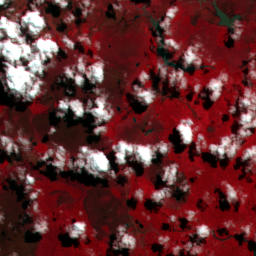
#> input picture thesis/figures/01_LR_input.png, 256 x 256 px, found by its file name
$ python make_results_gallery.py
#> lines starting #> are read from the running program, lines starting #| are printed output that depends on the picture
"""Compose the labelled EDN-S results gallery from real experiment outputs."""
import os
import numpy as np
from PIL import Image, ImageDraw, ImageFont

ROOT = os.path.dirname(os.path.dirname(os.path.abspath(__file__)))
FIG = os.path.join(ROOT, "results", "figures")
OUT = os.path.join(ROOT, "docs", "assets")
os.makedirs(OUT, exist_ok=True)

BG = (10, 20, 40)
TEXT = (240, 246, 255)
MUTED = (150, 176, 208)

PANEL = 400
GAP = 26
HEADER = 52
ROW_GAP = 42
FOOTER = 70
W = 4 * PANEL + 5 * GAP
H = HEADER + PANEL + ROW_GAP + HEADER + PANEL + FOOTER

bold = ImageFont.truetype(r"C:\Windows\Fonts\segoeuib.ttf", 22)
small = ImageFont.truetype(r"C:\Windows\Fonts\segoeui.ttf", 16)

items = [
    ("01_LR_input.png", "LR input", "256 x 256", Image.NEAREST),
    ("02_bicubic_SR.png", "Bicubic x4", "1024 x 1024", Image.LANCZOS),
    ("03_EDSR_SR.png", "EDN-S (EDSR-small) x4", "1024 x 1024", Image.LANCZOS),
    ("04_HR_reference.png", "HR reference", "1024 x 1024", Image.LANCZOS),
]

canvas = Image.new("RGB", (W, H), BG)
draw = ImageDraw.Draw(canvas)


def row(y, title_prefix=""):
#> called with y = 0, title_prefix = ''
    for i, (fname, title, size, resample) in enumerate(items):
        x = GAP + i * (PANEL + GAP)
        img = Image.open(os.path.join(FIG, fname)).convert("RGB")
#> img is the input picture: PIL image 256x256 RGB; mean R, G, B 97.7, 43.5, 45
        img = img.resize((PANEL, PANEL), resample)
#> img: PIL image 400x400 RGB
        label = title_prefix + title
        draw.text((x, y + 14), label, font=bold, fill=TEXT)
        tw = draw.textlength(size, font=small)
#> tw = 80.78
        draw.text((x + PANEL - tw, y + 20), size, font=small, fill=MUTED)
        canvas.paste(img, (x, y + HEADER))
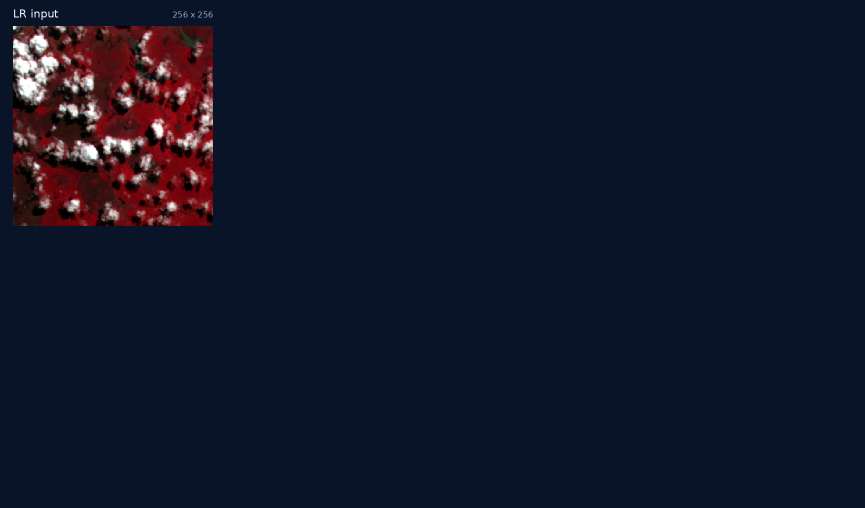
#> canvas: PIL image 1730x1016 RGB (shown at 1/2 size); mean R, G, B 18.1, 22.2, 40.5
        draw.rectangle(
            [(x - 1, y + HEADER - 1), (x + PANEL, y + HEADER + PANEL)],
            outline=(60, 96, 146),
            width=1,
        )
#> pass 2 of the loop in row, `for i, (fname, title, size, resample) in enumerate(items):`:
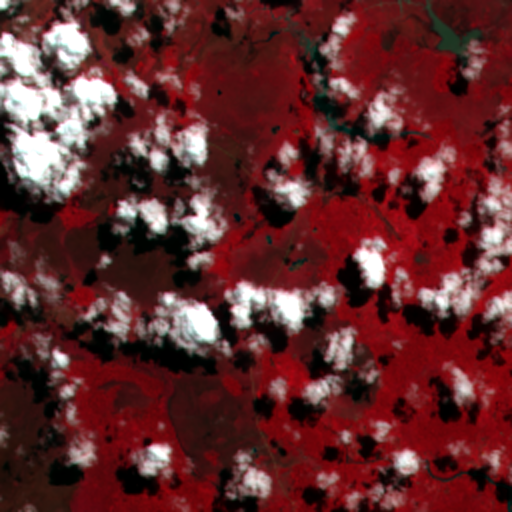
#> input picture thesis/figures/02_bicubic_SR.png, 1024 x 1024 px, found by its file name (shown at 1/2 size)
#> in row, img is the input picture: PIL image 1024x1024 RGB; mean R, G, B 97.7, 43.5, 45
#> img: PIL image 400x400 RGB
#> tw = 101.2
#> in row, `canvas.paste(img, (x, y + HEADER))`:
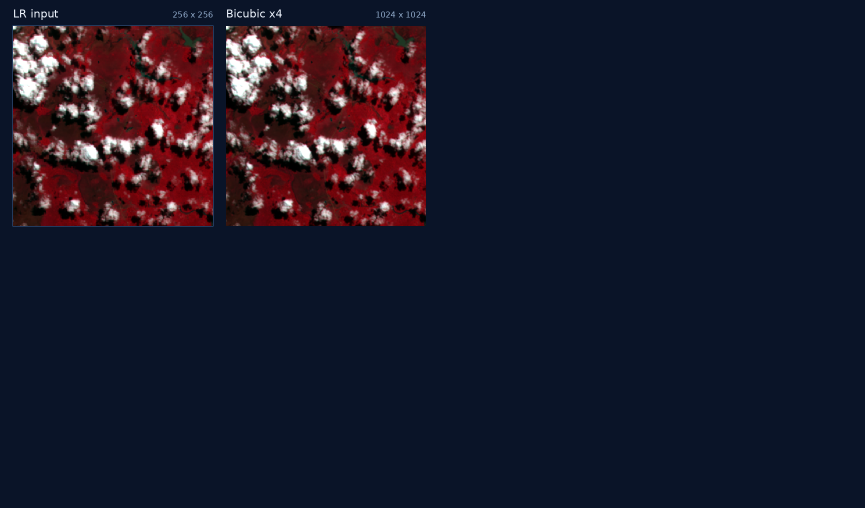
#> canvas: PIL image 1730x1016 RGB (shown at 1/2 size); mean R, G, B 26.2, 24.5, 41.2
#> pass 3 of the loop in row, `for i, (fname, title, size, resample) in enumerate(items):`:
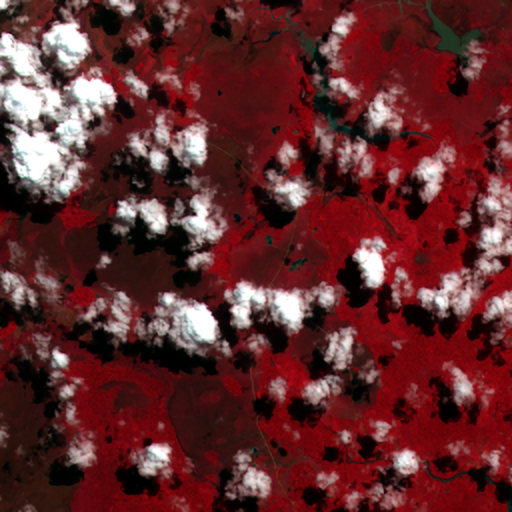
#> input picture thesis/figures/03_EDSR_SR.png, 1024 x 1024 px, found by its file name (shown at 1/2 size)
#> in row, img is the input picture: PIL image 1024x1024 RGB; mean R, G, B 97.1, 43, 44.6
#> img: PIL image 400x400 RGB
#> in row, `canvas.paste(img, (x, y + HEADER))`:
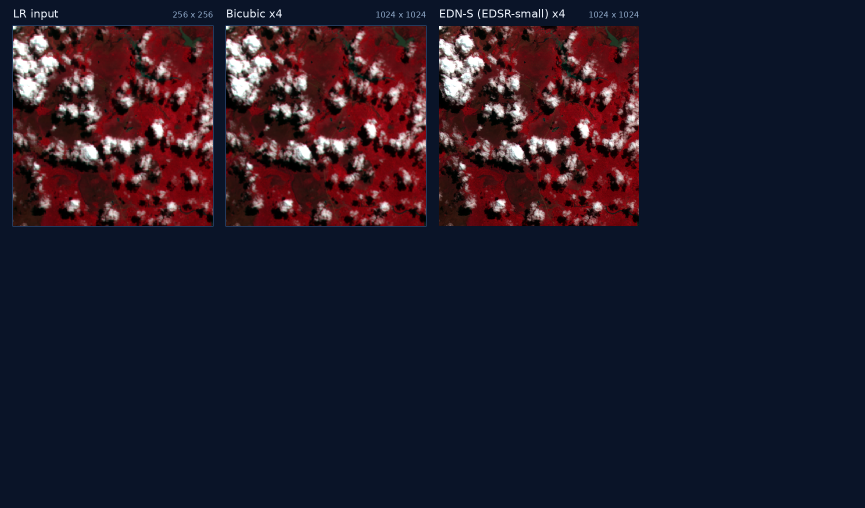
#> canvas: PIL image 1730x1016 RGB (shown at 1/2 size); mean R, G, B 34.3, 26.9, 41.9
#> the loop made 4 passes; the first 3 are shown


row(0)

# --- detail row: pick the most textured 200x200 window in the HR image -------
hr = np.asarray(Image.open(os.path.join(FIG, "04_HR_reference.png")).convert("L"), dtype=np.float32)
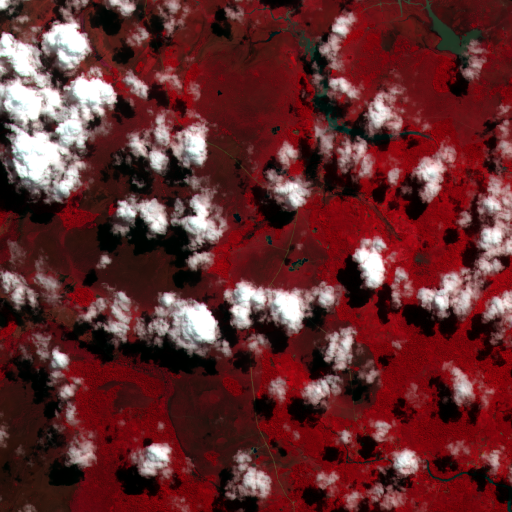
#> input picture thesis/figures/04_HR_reference.png, 1024 x 1024 px, found by its file name (shown at 1/2 size)
crop = 200
gy, gx = np.gradient(hr)
energy = np.abs(gy) + np.abs(gx)
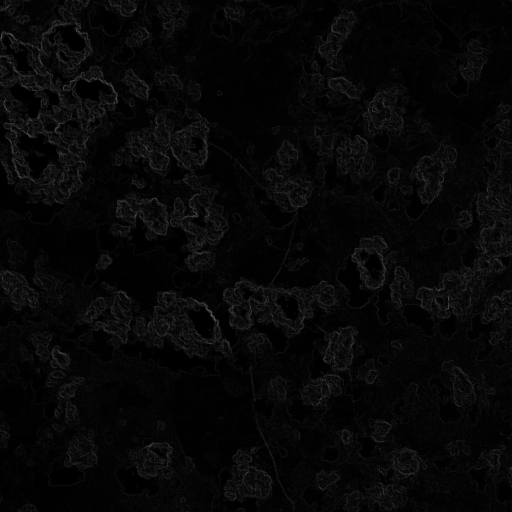
#> energy: shape (1024, 1024) float32 (shown at 1/2 size); min 0, max 122, mean 7
# integral images for fast window sums (energy and brightness)
ii = energy.cumsum(0).cumsum(1)
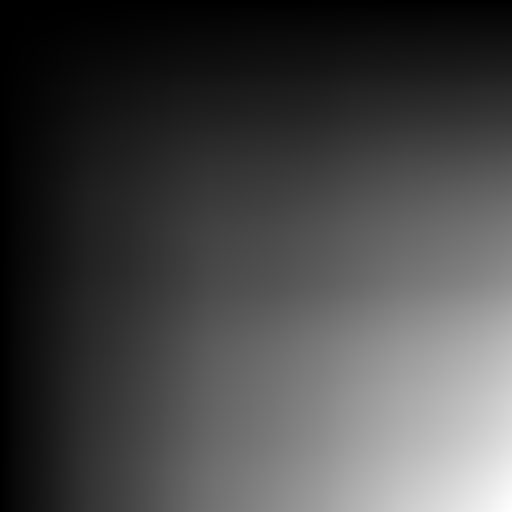
#> ii: shape (1024, 1024) float32 (shown at 1/2 size); min 9, max 7311750, mean 2035470; drawn with min black and max white
bi = hr.cumsum(0).cumsum(1)
best = (-1, 0, 0)
for y in range(32, hr.shape[0] - crop - 32, 32):
    for x in range(32, hr.shape[1] - crop - 32, 32):
        s = ii[y + crop, x + crop] - ii[y, x + crop] - ii[y + crop, x] + ii[y, x]
        b = bi[y + crop, x + crop] - bi[y, x + crop] - bi[y + crop, x] + bi[y, x]
        mean_b = b / (crop * crop)
        if 35 < mean_b < 165 and s > best[0]:  # skip clouds and empty border
            best = (s, y, x)
#> after the loop, best = (493788, 96, 32)
_, cy, cx = best
#> cy = 96; cx = 32

detail_y = HEADER + PANEL + ROW_GAP
for i, (fname, title, size, resample) in enumerate(items):
    x = GAP + i * (PANEL + GAP)
    img = Image.open(os.path.join(FIG, fname)).convert("RGB")
    if img.width == 256:  # LR: map the HR crop back by the x4 factor
        box = (cx // 4, cy // 4, (cx + crop) // 4, (cy + crop) // 4)
#> box = (8, 24, 58, 74)
    else:
        box = (cx, cy, cx + crop, cy + crop)
    crop_img = img.crop(box).resize((PANEL, PANEL), Image.LANCZOS)
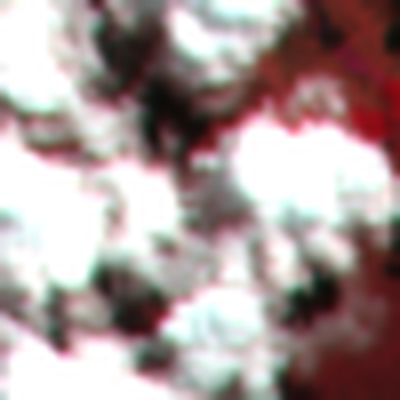
#> crop_img: PIL image 400x400 RGB; mean R, G, B 170.1, 153.6, 152.7
    short = title.replace("EDN-S (EDSR-small) x4", "EDN-S x4")
    draw.text((x, detail_y + 14), "Detail: " + short, font=bold, fill=TEXT)
    tw = draw.textlength("200 x 200 crop", font=small)
    draw.text((x + PANEL - tw, detail_y + 20), "200 x 200 crop", font=small, fill=MUTED)
    canvas.paste(crop_img, (x, detail_y + HEADER))
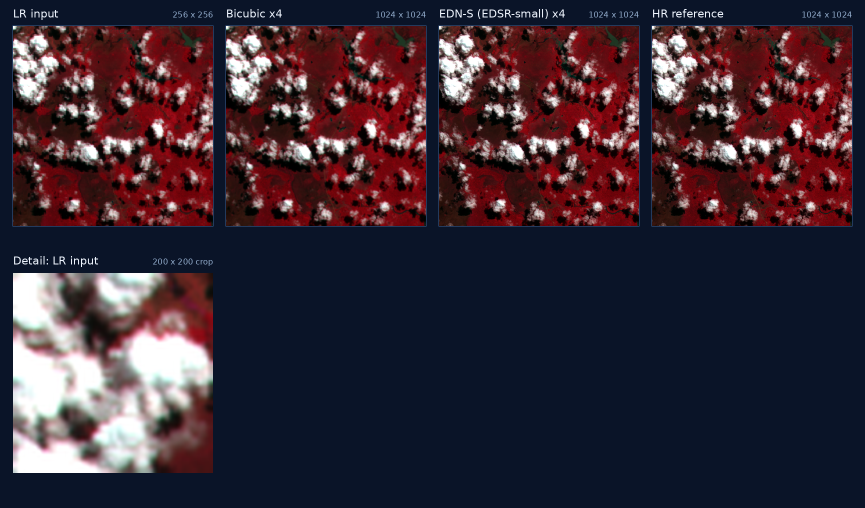
#> canvas: PIL image 1730x1016 RGB (shown at 1/2 size); mean R, G, B 57.2, 41.5, 53
    draw.rectangle(
        [(x - 1, detail_y + HEADER - 1), (x + PANEL, detail_y + HEADER + PANEL)],
        outline=(60, 96, 146),
        width=1,
    )
#> pass 2 of the loop `for i, (fname, title, size, resample) in enumerate(items):`:
#> `box = (cx, cy, cx + crop, cy + crop)`: box = (32, 96, 232, 296)
#> `canvas.paste(crop_img, (x, detail_y + HEADER))`:
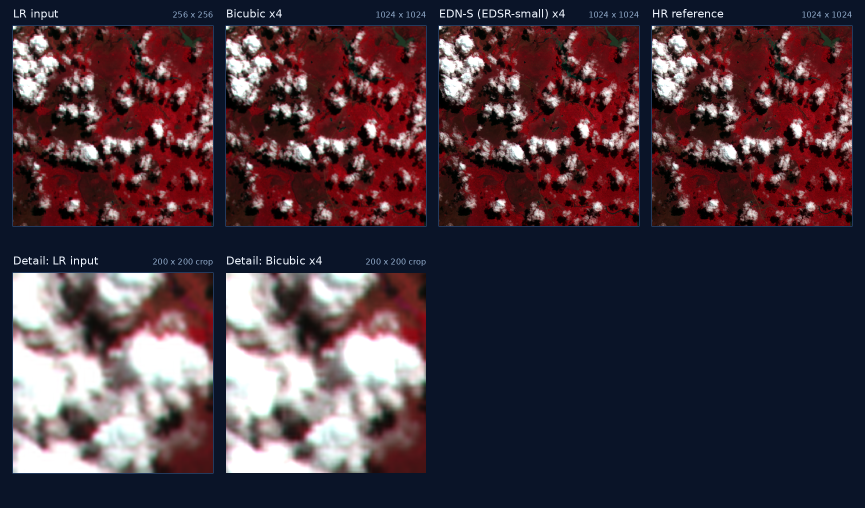
#> canvas: PIL image 1730x1016 RGB (shown at 1/2 size); mean R, G, B 71.9, 53.9, 63.5
#> pass 3 of the loop `for i, (fname, title, size, resample) in enumerate(items):`:
#> `canvas.paste(crop_img, (x, detail_y + HEADER))`:
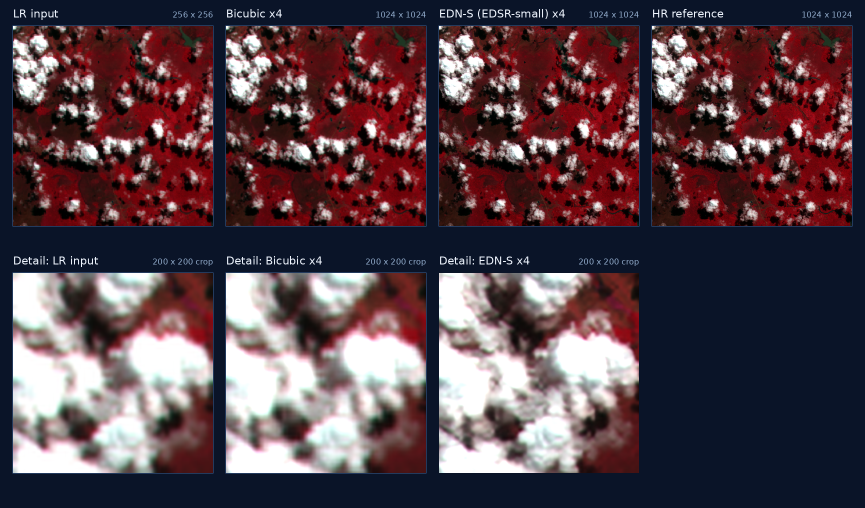
#> canvas: PIL image 1730x1016 RGB (shown at 1/2 size); mean R, G, B 86.6, 66, 73.8
#> the loop made 4 passes; the first 3 are shown

caption = (
    "Sentinel-2 test tile (4 bands: B2, B3, B4, B8)  |  simulated ALSAT-2B x4 degradation "
    "(Wald protocol, seed 42)  |  false-colour composite (NIR, Red, Green)"
)
draw.text((GAP, H - FOOTER + 26), caption, font=small, fill=MUTED)

out = os.path.join(OUT, "results_gallery.png")
canvas.save(out, optimize=True)
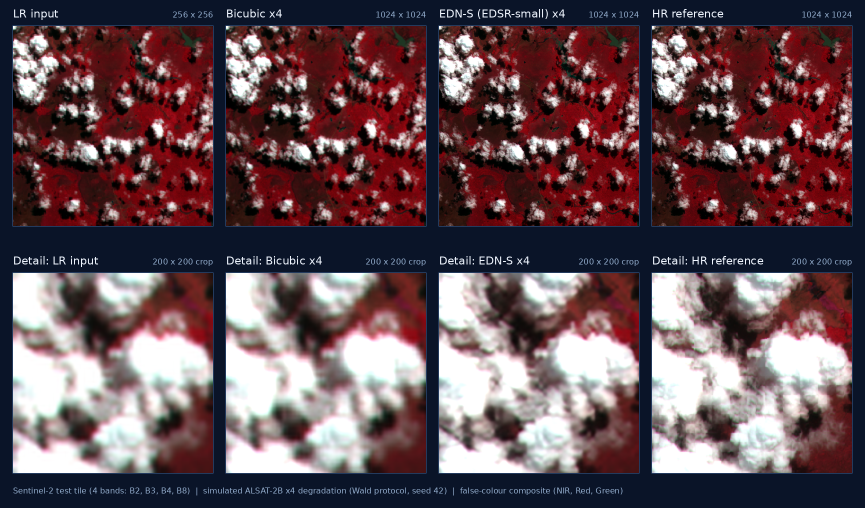
#> saved as results_gallery.png: PIL image 1730x1016 RGB (shown at 1/2 size); mean R, G, B 101.6, 78.5, 84.6
print("saved", out, canvas.size, "crop", (cx, cy))
#| saved docs/assets/results_gallery.png (1730, 1016) crop (32, 96)
